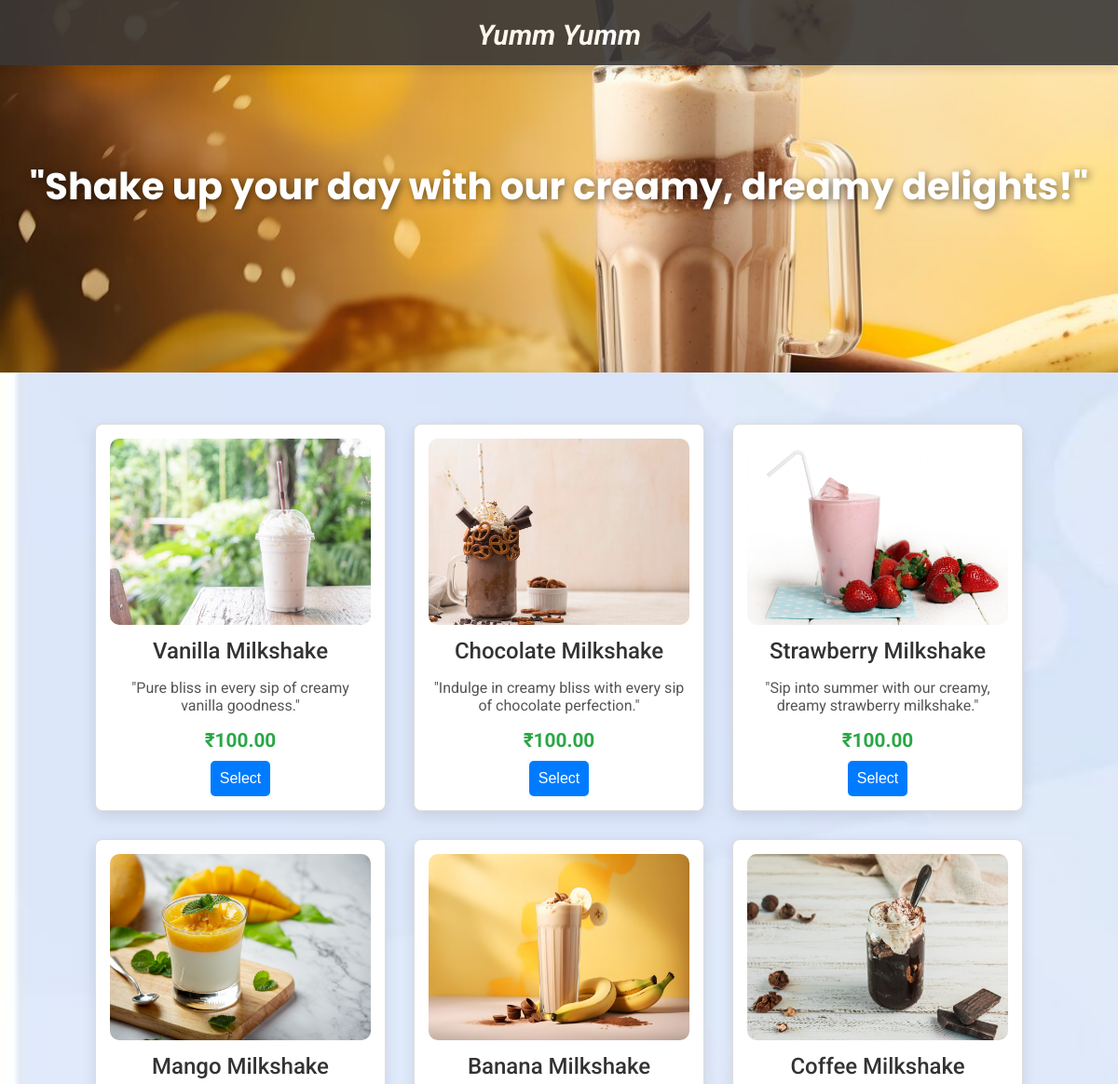
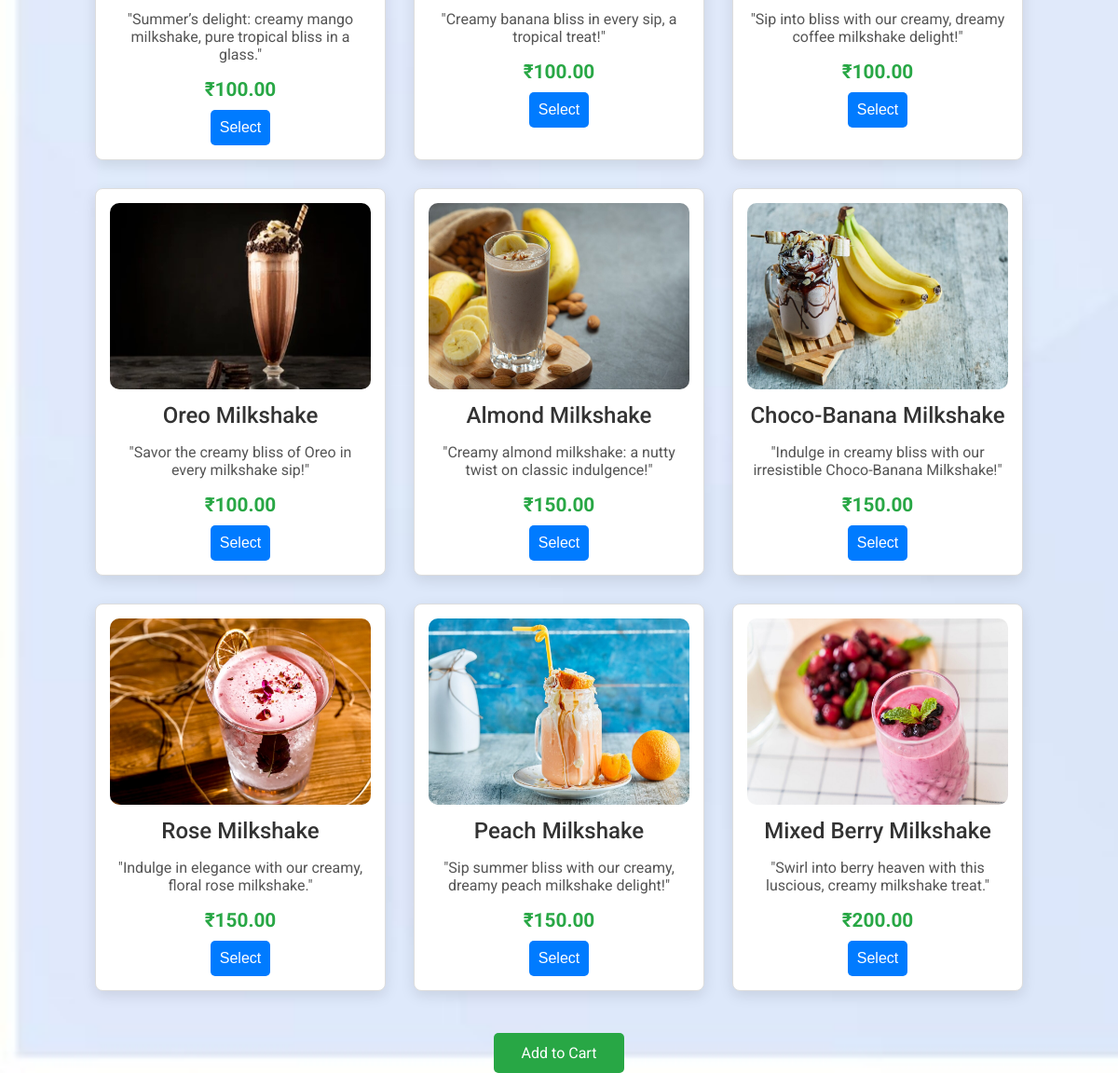
The page /shakes/ on the database its author committed (2 pictures, top to bottom).
### YumYum/models.py (models this page shows, shortened)
class Shake(models.Model):
    name = models.CharField(max_length=100)
    image = models.ImageField(upload_to='shakes/')
    description = models.TextField()
    price = models.DecimalField(max_digits=5, decimal_places=2)

### YumYum/views.py (the view)
# urls.py: path('shakes/', views.shakes, name="shakes"),
def shakes(request):
    shakes = Shake.objects.all()
    return render(request, 'categories/shakes.html', {'shakes': shakes})

### YumYum/templates/categories/shakes.html (shortened to what this page needs)
<!DOCTYPE html>
<html lang="en">
<head>
    {% load static %}
</head>
<body>
    <nav class="navbar">
        <h1 class="logo" style="color: white;"><i><b><a href="{% url 'index' %}">Yumm Yumm</a></b></i></h1>
    </nav>
    <section class="showcase-area" id="showcase">
        <div class="showcase-container">
            <h1 class="main-title" id="home">"Shake up your day with our creamy, dreamy delights!"</h1>
        </div>
    </section>
    <section class="shake-list">
        {% for shake in shakes %}
            <div class="shake-item">
                <img src="{{ shake.image.url }}" alt="{{ shake.name }}">
                <h2>{{ shake.name }}</h2>
                <p>{{ shake.description }}</p>
                <div class="price">&#8377;{{ shake.price }}</div>
                <div class="button-container">
                    <button class="select-button" onclick="showQuantityInput('{{ shake.id }}', '{{ shake.name }}')">Select</button>
                </div>
            </div>
        {% endfor %}
    </section>
    <div class="common-add-to-cart" id="common-add-to-cart" onclick="addToCart()">Add to Cart</div>
</body>
</html>

### rows shown on the page
Shake: image (picture), name "Vanilla Milkshake", description "\"Pure bliss in every sip of creamy vanilla goodness.\"", price "100.00"
Shake: image (picture), name "Chocolate Milkshake", description "\"Indulge in creamy bliss with every sip of chocolate perfection.\"", price "100.00"
Shake: image (picture), name "Strawberry Milkshake", description "\"Sip into summer with our creamy, dreamy strawberry milkshake.\"", price "100.00"
Shake: image (picture), name "Mango Milkshake", description "\"Summer’s delight: creamy mango milkshake, pure tropical bliss in a glass.\"", price "100.00"
Shake: image (picture), name "Banana Milkshake", description "\"Creamy banana bliss in every sip, a tropical treat!\"", price "100.00"
Shake: image (picture), name "Coffee Milkshake", description "\"Sip into bliss with our creamy, dreamy coffee milkshake delight!\"", price "100.00"
Shake: image (picture), name "Oreo Milkshake", description "\"Savor the creamy bliss of Oreo in every milkshake sip!\"", price "100.00"
Shake: image (picture), name "Almond Milkshake", description "\"Creamy almond milkshake: a nutty twist on classic indulgence!\"", price "150.00"
Shake: image (picture), name "Choco-Banana Milkshake", description "\"Indulge in creamy bliss with our irresistible Choco-Banana Milkshake!\"", price "150.00"
Shake: image (picture), name "Rose Milkshake", description "\"Indulge in elegance with our creamy, floral rose milkshake.\"", price "150.00"
Shake: image (picture), name "Peach Milkshake", description "\"Sip summer bliss with our creamy, dreamy peach milkshake delight!\"", price "150.00"
Shake: image (picture), name "Mixed Berry Milkshake", description "\"Swirl into berry heaven with this luscious, creamy milkshake treat.\"", price "200.00"
